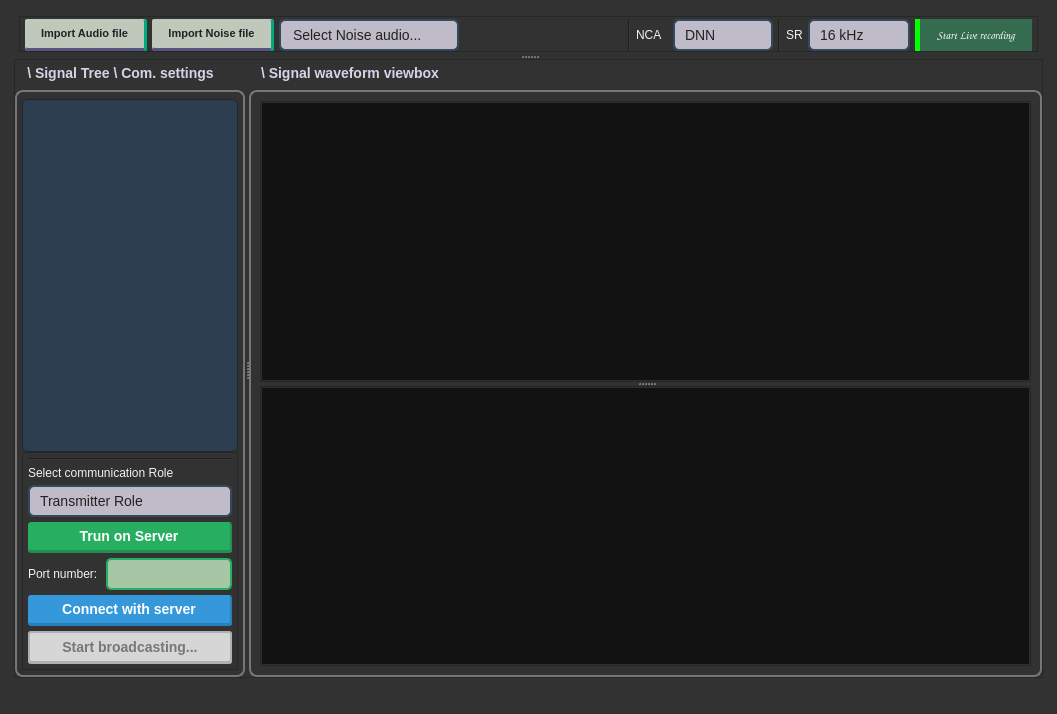
<?xml version="1.0" encoding="UTF-8"?>
<ui version="4.0">
 <class>ANC_interface</class>
 <widget class="QMainWindow" name="ANC_interface">
  <property name="geometry">
   <rect>
    <x>0</x>
    <y>0</y>
    <width>1057</width>
    <height>714</height>
   </rect>
  </property>
  <property name="windowTitle">
   <string>NoiseShield</string>
  </property>
  <property name="windowIcon">
   <iconset>
    <normaloff>icons/nsicon-removebg-preview.png</normaloff>icons/nsicon-removebg-preview.png</iconset>
  </property>
  <property name="styleSheet">
   <string notr="true">background-color: rgb(50, 50, 50);
font: 8pt &quot;Arial&quot;;
font: 8pt &quot;Comic Sans MS&quot;;</string>
  </property>
  <widget class="QWidget" name="centralwidget">
   <layout class="QVBoxLayout" name="verticalLayout">
    <item>
     <widget class="QWidget" name="widget" native="true">
      <property name="font">
       <font>
        <family>Comic Sans MS</family>
        <pointsize>8</pointsize>
        <weight>50</weight>
        <italic>false</italic>
        <bold>false</bold>
       </font>
      </property>
      <property name="toolTip">
       <string>&lt;html&gt;&lt;head/&gt;&lt;body&gt;&lt;p&gt;ANC Experiment&lt;/p&gt;&lt;/body&gt;&lt;/html&gt;</string>
      </property>
      <property name="styleSheet">
       <string notr="true">/*Group boxes*/
/* GroupBox Main Styling */
QGroupBox {
    border: 2px solid #777; /*rgb(255, 255, 127);*/ /* Slightly lighter border */
    border-radius: 8px;
    margin-top: 30px; /* Space for title */
    font-size: 14px;
    font-weight: bold;
}

/* GroupBox Title */
QGroupBox::title {
    subcontrol-origin: margin;
    subcontrol-position: top left; /* Center the title */
    background-color: transparent; /* No background for title */
    padding: 5px 10px;
    color: rgb(214, 211, 230) /*rgb(255, 255, 127); /* Blue title color */
}

/* GroupBox When Disabled */
QGroupBox:disabled {
    color: #7f8c8d; /* Faded text color */
    border-color: #3a4f5c;
}

/* Default Button */

QPushButton {
	background-color: rgb(191, 200, 187);
    color: #222; /* */
	border:None;
   border-right: 3px solid rgb(0, 170, 127);
    border-bottom: 3px solid   rgb(85, 85, 127);
    border-radius: 2px;
    padding: 0px 16px;
    font-size: 8pt;
    font-weight: bold;
}

/* Hover Effect */
QPushButton:hover {
    background-color: rgb(191, 200, 187);  /* Slightly lighter on hover */
    border: None;  /* Blue border */
  
}

/* Pressed Effect */
QPushButton:pressed {
    background-color: #1f2e3d;  /* Darker shade when pressed */
    border: 2px solid #2980b9;  /* Darker blue border */
	color: rgb(191, 200, 187);
}

/* Disabled Button */
QPushButton:disabled {
    background-color: #3a4f5c;  /* Muted gray */
    color: #7f8c8d;  /* Faded text */
    border: 2px solid #2c3e50;
}
/* ComboBox Main Styling */
QComboBox {
    background-color: rgb(191, 187, 200); /*#2c3e50;*/ /* Dark background */
    border: 2px solid #34495e; /* Slightly lighter border */
    border-radius: 6px;
    padding: 5px 10px;
   color: #222; /* Light text */
    font-size: 14px;
}

/* Dropdown Arrow */
QComboBox::drop-down {
    border: none;
    width: 20px;
}

QComboBox::down-arrow {
    image: url(icons/down_arrow_dark.png); /* Replace with actual path if needed */
    width: 12px;
    height: 8px;
}

/* Popup List */
QComboBox QAbstractItemView {
    background-color:  rgb(191, 200, 187); /*#2c3e50; *//* Dark background */
    border: 1px solid #34495e;
    selection-background-color: rgb(191, 200, 187) ; /*#2980b9;*/ /* Blue highlight for selection */
    selection-color: rgb(0, 81, 59);
    padding: 4px;
}

/* Hover Effect */
QComboBox:hover {
    background-color: rgb(191, 200, 187); /*#3b5366*/
    border: 2px solid #5dade2; /* Blue border */
}

/* When Pressed */
QComboBox:pressed, QComboBox:on {
    background-color: #1f2e3d;
background-color: rgb(191, 200, 187);
    border: 2px solid #2980b9;
}

/* Disabled */
QComboBox:disabled {
    background-color: #3a4f5c;
background-color: rgb(191, 200, 187);
    color: #7f8c8d;
    border-color: #2c3e50;
}
QLabel {
color:#f1f1f1;
}
</string>
      </property>
      <layout class="QVBoxLayout" name="verticalLayout_2" stretch="0">
       <property name="spacing">
        <number>5</number>
       </property>
       <property name="leftMargin">
        <number>5</number>
       </property>
       <property name="topMargin">
        <number>5</number>
       </property>
       <property name="rightMargin">
        <number>5</number>
       </property>
       <property name="bottomMargin">
        <number>5</number>
       </property>
       <item>
        <widget class="QSplitter" name="splitter">
         <property name="orientation">
          <enum>Qt::Vertical</enum>
         </property>
         <widget class="QFrame" name="frame">
          <property name="sizePolicy">
           <sizepolicy hsizetype="Preferred" vsizetype="Maximum">
            <horstretch>0</horstretch>
            <verstretch>0</verstretch>
           </sizepolicy>
          </property>
          <property name="maximumSize">
           <size>
            <width>16777215</width>
            <height>41</height>
           </size>
          </property>
          <layout class="QVBoxLayout" name="verticalLayout_5">
           <property name="spacing">
            <number>0</number>
           </property>
           <property name="leftMargin">
            <number>5</number>
           </property>
           <property name="topMargin">
            <number>0</number>
           </property>
           <property name="rightMargin">
            <number>5</number>
           </property>
           <property name="bottomMargin">
            <number>0</number>
           </property>
           <item>
            <widget class="QFrame" name="frame_10">
             <property name="sizePolicy">
              <sizepolicy hsizetype="Preferred" vsizetype="Maximum">
               <horstretch>0</horstretch>
               <verstretch>0</verstretch>
              </sizepolicy>
             </property>
             <property name="frameShape">
              <enum>QFrame::StyledPanel</enum>
             </property>
             <property name="frameShadow">
              <enum>QFrame::Raised</enum>
             </property>
             <layout class="QHBoxLayout" name="horizontalLayout_3">
              <property name="spacing">
               <number>5</number>
              </property>
              <property name="leftMargin">
               <number>5</number>
              </property>
              <property name="topMargin">
               <number>2</number>
              </property>
              <property name="rightMargin">
               <number>5</number>
              </property>
              <property name="bottomMargin">
               <number>0</number>
              </property>
              <item>
               <widget class="QPushButton" name="add_Audio_btn">
                <property name="minimumSize">
                 <size>
                  <width>0</width>
                  <height>32</height>
                 </size>
                </property>
                <property name="toolTip">
                 <string>&lt;html&gt;&lt;head/&gt;&lt;body&gt;&lt;p&gt;&lt;span style=&quot; font-weight:400;&quot;&gt;Import Noised or clean Audio file from local folder&lt;/span&gt;&lt;/p&gt;&lt;/body&gt;&lt;/html&gt;</string>
                </property>
                <property name="text">
                 <string>Import Audio file</string>
                </property>
               </widget>
              </item>
              <item>
               <widget class="QPushButton" name="browse_noise_audio_btn">
                <property name="minimumSize">
                 <size>
                  <width>0</width>
                  <height>32</height>
                 </size>
                </property>
                <property name="toolTip">
                 <string>&lt;html&gt;&lt;head/&gt;&lt;body&gt;&lt;p&gt;&lt;span style=&quot; font-weight:400;&quot;&gt;Import Noise file from local folder&lt;/span&gt;&lt;/p&gt;&lt;/body&gt;&lt;/html&gt;</string>
                </property>
                <property name="text">
                 <string>Import Noise file</string>
                </property>
               </widget>
              </item>
              <item>
               <widget class="QComboBox" name="noise_type_comboBox">
                <property name="minimumSize">
                 <size>
                  <width>180</width>
                  <height>32</height>
                 </size>
                </property>
                <property name="toolTip">
                 <string>&lt;html&gt;&lt;head/&gt;&lt;body&gt;&lt;p&gt;Select default noise audio to mix in clean audio file&lt;/p&gt;&lt;/body&gt;&lt;/html&gt;</string>
                </property>
                <property name="styleSheet">
                 <string notr="true"/>
                </property>
                <property name="editable">
                 <bool>true</bool>
                </property>
                <property name="currentText">
                 <string>Select Noise audio...</string>
                </property>
                <property name="placeholderText">
                 <string>Select a noise signal</string>
                </property>
                <property name="frame">
                 <bool>true</bool>
                </property>
               </widget>
              </item>
              <item>
               <spacer name="horizontalSpacer_2">
                <property name="orientation">
                 <enum>Qt::Horizontal</enum>
                </property>
                <property name="sizeHint" stdset="0">
                 <size>
                  <width>40</width>
                  <height>20</height>
                 </size>
                </property>
               </spacer>
              </item>
              <item>
               <widget class="Line" name="line_2">
                <property name="orientation">
                 <enum>Qt::Vertical</enum>
                </property>
               </widget>
              </item>
              <item>
               <widget class="QLabel" name="label">
                <property name="text">
                 <string>NCA  </string>
                </property>
               </widget>
              </item>
              <item>
               <widget class="QComboBox" name="select_NCA_comboBox">
                <property name="toolTip">
                 <string>&lt;html&gt;&lt;head/&gt;&lt;body&gt;&lt;p&gt;Select Noise Cancellation Algorithm&lt;/p&gt;&lt;/body&gt;&lt;/html&gt;</string>
                </property>
                <property name="editable">
                 <bool>false</bool>
                </property>
                <property name="currentText">
                 <string>DNN</string>
                </property>
                <property name="currentIndex">
                 <number>0</number>
                </property>
                <item>
                 <property name="text">
                  <string>DNN</string>
                 </property>
                </item>
                <item>
                 <property name="text">
                  <string>AF</string>
                 </property>
                </item>
                <item>
                 <property name="text">
                  <string>DNN+AF</string>
                 </property>
                </item>
               </widget>
              </item>
              <item>
               <widget class="Line" name="line">
                <property name="orientation">
                 <enum>Qt::Vertical</enum>
                </property>
               </widget>
              </item>
              <item>
               <widget class="QLabel" name="label_2">
                <property name="text">
                 <string>SR</string>
                </property>
               </widget>
              </item>
              <item>
               <widget class="QComboBox" name="Sampling_rate_comboBox">
                <property name="toolTip">
                 <string>&lt;html&gt;&lt;head/&gt;&lt;body&gt;&lt;p&gt;Select Sampling rate&lt;/p&gt;&lt;/body&gt;&lt;/html&gt;</string>
                </property>
                <item>
                 <property name="text">
                  <string>16 kHz</string>
                 </property>
                </item>
                <item>
                 <property name="text">
                  <string>44.1 kHz</string>
                 </property>
                </item>
                <item>
                 <property name="text">
                  <string>48 kHz</string>
                 </property>
                </item>
               </widget>
              </item>
              <item>
               <widget class="QPushButton" name="start_recording_btn">
                <property name="minimumSize">
                 <size>
                  <width>0</width>
                  <height>32</height>
                 </size>
                </property>
                <property name="font">
                 <font>
                  <family>Comic Sans MS</family>
                  <pointsize>8</pointsize>
                  <weight>75</weight>
                  <italic>false</italic>
                  <bold>true</bold>
                 </font>
                </property>
                <property name="toolTip">
                 <string>&lt;html&gt;&lt;head/&gt;&lt;body&gt;&lt;p&gt;&lt;span style=&quot; font-weight:400;&quot;&gt;start live audio recording&lt;/span&gt;&lt;/p&gt;&lt;/body&gt;&lt;/html&gt;</string>
                </property>
                <property name="styleSheet">
                 <string notr="true">QPushButton {
border:None;
border-left:5px solid rgb(0, 255, 0);
background-color: rgb(53, 107, 79);
color:white;
border-radius:0px;
}
QPushButton::hover {
border-left:5px solid rgb(85, 170, 255);
background-color: rgb(36, 109, 109);

}
QPushButton::pressed {
border-left:5px solid rgb(85, 170, 255);
background-color: rgb(36, 109, 109);

}
QPushButton::checked {
border-left:5px solid rgb(255, 0, 4);
background-color: rgb(152, 0, 3);

}</string>
                </property>
                <property name="text">
                 <string>Start Live recording</string>
                </property>
                <property name="checkable">
                 <bool>true</bool>
                </property>
               </widget>
              </item>
             </layout>
            </widget>
           </item>
          </layout>
         </widget>
         <widget class="QFrame" name="frame_2">
          <property name="frameShape">
           <enum>QFrame::StyledPanel</enum>
          </property>
          <property name="frameShadow">
           <enum>QFrame::Raised</enum>
          </property>
          <layout class="QHBoxLayout" name="horizontalLayout">
           <property name="leftMargin">
            <number>0</number>
           </property>
           <property name="topMargin">
            <number>0</number>
           </property>
           <property name="rightMargin">
            <number>0</number>
           </property>
           <property name="bottomMargin">
            <number>0</number>
           </property>
           <item>
            <widget class="QSplitter" name="splitter_2">
             <property name="orientation">
              <enum>Qt::Horizontal</enum>
             </property>
             <widget class="QGroupBox" name="groupBox_3">
              <property name="sizePolicy">
               <sizepolicy hsizetype="Maximum" vsizetype="Preferred">
                <horstretch>0</horstretch>
                <verstretch>0</verstretch>
               </sizepolicy>
              </property>
              <property name="maximumSize">
               <size>
                <width>230</width>
                <height>16777215</height>
               </size>
              </property>
              <property name="title">
               <string>\ Signal Tree \ Com. settings</string>
              </property>
              <layout class="QVBoxLayout" name="verticalLayout_4">
               <property name="spacing">
                <number>0</number>
               </property>
               <property name="leftMargin">
                <number>5</number>
               </property>
               <property name="topMargin">
                <number>7</number>
               </property>
               <property name="rightMargin">
                <number>5</number>
               </property>
               <property name="bottomMargin">
                <number>5</number>
               </property>
               <item>
                <widget class="QTreeWidget" name="signalList_treeWidget">
                 <property name="sizePolicy">
                  <sizepolicy hsizetype="Maximum" vsizetype="Expanding">
                   <horstretch>0</horstretch>
                   <verstretch>0</verstretch>
                  </sizepolicy>
                 </property>
                 <property name="maximumSize">
                  <size>
                   <width>220</width>
                   <height>16777215</height>
                  </size>
                 </property>
                 <property name="toolTip">
                  <string>&lt;html&gt;&lt;head/&gt;&lt;body&gt;&lt;p&gt;imported Audio tree&lt;/p&gt;&lt;/body&gt;&lt;/html&gt;</string>
                 </property>
                 <property name="styleSheet">
                  <string notr="true">/* QTreeWidget Background and Borders */
QTreeWidget {
    background-color: #2c3e50; /* Dark background */
    border: 1px solid #1e272e; /* Darker border */
    color: #ecf0f1; /* Light text */
    font-size: 14px;
    border-radius: 6px;
}

/* Alternate Row Colors */
QTreeWidget::item {
    background-color: #34495e; /* Default row background */
}

QTreeWidget::item:alternate {
    background-color: #3b5366; /* Slightly lighter background for alternate rows */
}

/* Selected Item */
QTreeWidget::item:selected {
    background-color: #2980b9; /* Blue selection */
    color: white;
    border: 1px solid #1f618d;
}

/* Hover Effect */
QTreeWidget::item:hover {
    background-color: #5dade2; /* Light blue on hover */
}

/* Disabled Items */
QTreeWidget::item:disabled {
    color: #7f8c8d; /* Muted text */
    background-color: #3a4f5c;
}

/* Scrollbar Styling */
QTreeWidget QScrollBar:vertical {
    border: none;
    background: #2c3e50;
    width: 10px;
}

QTreeWidget QScrollBar::handle:vertical {
    background: #3498db;
    border-radius: 5px;
}

QTreeWidget QScrollBar::handle:vertical:hover {
    background: #2980b9;
}

QTreeWidget QScrollBar::add-line, 
QTreeWidget QScrollBar::sub-line {
    background: none;
    border: none;
}
</string>
                 </property>
                 <property name="verticalScrollMode">
                  <enum>QAbstractItemView::ScrollPerPixel</enum>
                 </property>
                 <attribute name="headerVisible">
                  <bool>false</bool>
                 </attribute>
                 <attribute name="headerMinimumSectionSize">
                  <number>10</number>
                 </attribute>
                 <attribute name="headerDefaultSectionSize">
                  <number>50</number>
                 </attribute>
                 <attribute name="headerShowSortIndicator" stdset="0">
                  <bool>false</bool>
                 </attribute>
                 <attribute name="headerStretchLastSection">
                  <bool>false</bool>
                 </attribute>
                 <column>
                  <property name="text">
                   <string>Audio Items</string>
                  </property>
                 </column>
                 <column>
                  <property name="text">
                   <string/>
                  </property>
                 </column>
                </widget>
               </item>
               <item>
                <widget class="QFrame" name="frame_3">
                 <property name="enabled">
                  <bool>true</bool>
                 </property>
                 <property name="styleSheet">
                  <string notr="true">QLineEdit {
    background-color: rgb(225, 255, 207);
	color: rgb(0, 0, 127);
    border: 2px solid #27ae60; /* Green border */
    border-radius: 5px;
    padding: 5px 10px;
    font-size: 14px;
}

QLineEdit:hover {
    background-color: #ffffff; /* Lighter background when focused */
    border-color: #2ecc71; 
}
QLineEdit:focus {
    background-color: #ffffff; 
    border-color: rgb(255, 6, 135);
}

QLineEdit:disabled {
    background-color: rgb(166, 199, 166); /* Faded light green for disabled state */
    border-color: #27ae60; /* Lighter green border */
    color: rgb(0, 0, 127); /* Faded text color */
}
</string>
                 </property>
                 <property name="frameShape">
                  <enum>QFrame::StyledPanel</enum>
                 </property>
                 <property name="frameShadow">
                  <enum>QFrame::Raised</enum>
                 </property>
                 <layout class="QGridLayout" name="gridLayout">
                  <property name="leftMargin">
                   <number>5</number>
                  </property>
                  <property name="topMargin">
                   <number>5</number>
                  </property>
                  <property name="rightMargin">
                   <number>5</number>
                  </property>
                  <property name="bottomMargin">
                   <number>5</number>
                  </property>
                  <property name="spacing">
                   <number>5</number>
                  </property>
                  <item row="0" column="0" colspan="2">
                   <widget class="Line" name="line_3">
                    <property name="orientation">
                     <enum>Qt::Horizontal</enum>
                    </property>
                   </widget>
                  </item>
                  <item row="1" column="0" colspan="2">
                   <widget class="QLabel" name="label_3">
                    <property name="text">
                     <string>Select communication Role</string>
                    </property>
                   </widget>
                  </item>
                  <item row="4" column="0">
                   <widget class="QLabel" name="label_4">
                    <property name="text">
                     <string>Port number: </string>
                    </property>
                   </widget>
                  </item>
                  <item row="5" column="0" colspan="2">
                   <widget class="QPushButton" name="connect_with_server_btn">
                    <property name="minimumSize">
                     <size>
                      <width>0</width>
                      <height>31</height>
                     </size>
                    </property>
                    <property name="styleSheet">
                     <string notr="true">QPushButton {
    background-color: #3498db; /* Default color */
    color: white;
  border-bottom: 3px solid  #2980b9;
border-right: 2px solid  #2980b9;
    border-radius: 3px;
    padding: 6px 10px;
    font-size: 14px;
	font-weight:bold;
}

QPushButton:hover {
    background-color: #5dade2; /* Hover color */
    border: 0px solid #1f618d;
}

QPushButton:pressed {
    background-color: #2e86c1; /* Pressed color */
    border-color: #1b4f72;
}

QPushButton:disabled {
    background-color: #bdc3c7;
    border-color: #95a5a6;
    color: #7f8c8d;
}

QPushButton::checked {
background-color: rgb(255, 135, 137);
 border-bottom: 3px solid rgb(220, 88, 90);
 border-right: 2px solid rgb(220, 88, 90);
}</string>
                    </property>
                    <property name="text">
                     <string>Connect with server</string>
                    </property>
                    <property name="checkable">
                     <bool>true</bool>
                    </property>
                    <property name="checked">
                     <bool>false</bool>
                    </property>
                   </widget>
                  </item>
                  <item row="4" column="1">
                   <widget class="QLineEdit" name="ngrok_port_lineEdit">
                    <property name="enabled">
                     <bool>false</bool>
                    </property>
                    <property name="styleSheet">
                     <string notr="true"/>
                    </property>
                    <property name="text">
                     <string/>
                    </property>
                    <property name="readOnly">
                     <bool>true</bool>
                    </property>
                   </widget>
                  </item>
                  <item row="2" column="0" colspan="2">
                   <widget class="QComboBox" name="slct_con_end_comboBox">
                    <item>
                     <property name="text">
                      <string>Transmitter Role</string>
                     </property>
                    </item>
                    <item>
                     <property name="text">
                      <string>Receiver Role</string>
                     </property>
                    </item>
                   </widget>
                  </item>
                  <item row="3" column="0" colspan="2">
                   <widget class="QPushButton" name="trun_on_server_btn">
                    <property name="minimumSize">
                     <size>
                      <width>0</width>
                      <height>31</height>
                     </size>
                    </property>
                    <property name="styleSheet">
                     <string notr="true">QPushButton {
    background-color: #27ae60; /* Default Green */
    color: white;
   border-bottom: 3px solid  #219150;
   border-right: 2px solid  #219150;
    border-radius: 3px;
    padding: 6px 10px;
    font-size: 14px;
    font-weight: bold;
}

QPushButton:hover {
    background-color: #2ecc71; /* Lighter Green on Hover */
    border: 0px solid #1e8449;
}

QPushButton:pressed {
    background-color: #1e8449; /* Dark Green when Pressed */
    border-color: #145a32;
}

QPushButton:disabled {
    background-color: #a5d6a7;
    border-color: #81c784;
    color: #4e6b4e;
}
QPushButton::checked {
background-color: rgb(255, 135, 137);
 border-bottom: 3px solid rgb(220, 88, 90);
 border-right: 2px solid rgb(220, 88, 90);
}</string>
                    </property>
                    <property name="text">
                     <string>Trun on Server</string>
                    </property>
                    <property name="checkable">
                     <bool>true</bool>
                    </property>
                   </widget>
                  </item>
                  <item row="6" column="0" colspan="2">
                   <widget class="QPushButton" name="start_streaming_btn">
                    <property name="enabled">
                     <bool>false</bool>
                    </property>
                    <property name="minimumSize">
                     <size>
                      <width>0</width>
                      <height>31</height>
                     </size>
                    </property>
                    <property name="styleSheet">
                     <string notr="true">QPushButton {
    background-color: #27ae60; /* Default Green */
    color: white;
  border-bottom: 3px solid  #219150;
border-right: 2px solid  #219150;
    border-radius: 3px;
    padding: 6px 10px;
    font-size: 14px;
    font-weight: bold;
}

QPushButton:hover {
    background-color: #2ecc71; /* Lighter Green on Hover */
    border: 0px solid #1e8449;
}

QPushButton:pressed {
    background-color: #1e8449; /* Dark Green when Pressed */
    border-color: #145a32;
}

QPushButton:disabled {
background-color:  #d6d6d6; /* Default Light Gray */
    color: #777;
    border-radius: 3px;
    padding: 6px 10px;
    font-size: 14px;
    font-weight: bold;
    border-color: #b0b0b0;
}
QPushButton::checked {
background-color: rgb(255, 135, 137);
 border-bottom: 3px solid rgb(220, 88, 90);
 border-right: 2px solid rgb(220, 88, 90);
}</string>
                    </property>
                    <property name="text">
                     <string>Start broadcasting...</string>
                    </property>
                    <property name="checkable">
                     <bool>true</bool>
                    </property>
                   </widget>
                  </item>
                 </layout>
                </widget>
               </item>
              </layout>
             </widget>
             <widget class="QGroupBox" name="groupBox_4">
              <property name="styleSheet">
               <string notr="true">QTableWidget {
    background-color: #121212;
    alternate-background-color: #1e1e1e;
    color: #e0e0e0;
    gridline-color: #2e2e2e;
    selection-background-color: #3d5afe;
    selection-color: #ffffff;
    border: 1px solid #2e2e2e;
    font-size: 14px;
}

QHeaderView::section {
    background-color: #2b2b2b;
    color: #e0e0e0;
    padding: 4px;
    border: 1px solid #3c3c3c;
    font-weight: bold;
}

QTableCornerButton::section {
    background-color: #2b2b2b;
    border: 1px solid #3c3c3c;
}

QScrollBar:vertical {
    background: #1e1e1e;
    width: 12px;
    margin: 0px 0px 0px 0px;
}

QScrollBar::handle:vertical {
    background: #555;
    min-height: 20px;
    border-radius: 6px;
}

QScrollBar::handle:vertical:hover {
    background: #888;
}

QScrollBar::add-line:vertical, QScrollBar::sub-line:vertical {
    height: 0px;
}

QScrollBar:horizontal {
    background: #1e1e1e;
    height: 12px;
    margin: 0px 0px 0px 0px;
}

QScrollBar::handle:horizontal {
    background: #555;
    min-width: 20px;
    border-radius: 6px;
}

QScrollBar::handle:horizontal:hover {
    background: #888;
}

QScrollBar::add-line:horizontal, QScrollBar::sub-line:horizontal {
    width: 0px;
}
</string>
              </property>
              <property name="title">
               <string>\ Signal waveform viewbox</string>
              </property>
              <layout class="QVBoxLayout" name="verticalLayout_3">
               <item>
                <widget class="QSplitter" name="splitter_3">
                 <property name="orientation">
                  <enum>Qt::Vertical</enum>
                 </property>
                 <widget class="QFrame" name="frame_4">
                  <property name="frameShape">
                   <enum>QFrame::StyledPanel</enum>
                  </property>
                  <property name="frameShadow">
                   <enum>QFrame::Raised</enum>
                  </property>
                  <layout class="QVBoxLayout" name="verticalLayout_7">
                   <property name="spacing">
                    <number>0</number>
                   </property>
                   <property name="leftMargin">
                    <number>0</number>
                   </property>
                   <property name="topMargin">
                    <number>0</number>
                   </property>
                   <property name="rightMargin">
                    <number>0</number>
                   </property>
                   <property name="bottomMargin">
                    <number>0</number>
                   </property>
                   <item>
                    <widget class="QTableWidget" name="spectrumINOUT_Viewbox">
                     <property name="toolTip">
                      <string>&lt;html&gt;&lt;head/&gt;&lt;body&gt;&lt;p&gt;Waveform graphics view area&lt;/p&gt;&lt;/body&gt;&lt;/html&gt;</string>
                     </property>
                     <property name="styleSheet">
                      <string notr="true"/>
                     </property>
                     <property name="verticalScrollMode">
                      <enum>QAbstractItemView::ScrollPerPixel</enum>
                     </property>
                     <property name="horizontalScrollMode">
                      <enum>QAbstractItemView::ScrollPerPixel</enum>
                     </property>
                     <attribute name="horizontalHeaderVisible">
                      <bool>false</bool>
                     </attribute>
                     <attribute name="horizontalHeaderCascadingSectionResizes">
                      <bool>false</bool>
                     </attribute>
                     <attribute name="horizontalHeaderDefaultSectionSize">
                      <number>52</number>
                     </attribute>
                     <attribute name="horizontalHeaderStretchLastSection">
                      <bool>true</bool>
                     </attribute>
                     <attribute name="verticalHeaderCascadingSectionResizes">
                      <bool>true</bool>
                     </attribute>
                     <column>
                      <property name="text">
                       <string>signal profile index</string>
                      </property>
                     </column>
                     <column>
                      <property name="text">
                       <string>Waveform</string>
                      </property>
                     </column>
                    </widget>
                   </item>
                  </layout>
                 </widget>
                 <widget class="QFrame" name="frame_5">
                  <property name="frameShape">
                   <enum>QFrame::StyledPanel</enum>
                  </property>
                  <property name="frameShadow">
                   <enum>QFrame::Raised</enum>
                  </property>
                  <layout class="QVBoxLayout" name="verticalLayout_6">
                   <property name="spacing">
                    <number>0</number>
                   </property>
                   <property name="leftMargin">
                    <number>0</number>
                   </property>
                   <property name="topMargin">
                    <number>0</number>
                   </property>
                   <property name="rightMargin">
                    <number>0</number>
                   </property>
                   <property name="bottomMargin">
                    <number>0</number>
                   </property>
                   <item>
                    <widget class="QTableWidget" name="spectrumViewbox">
                     <property name="toolTip">
                      <string>&lt;html&gt;&lt;head/&gt;&lt;body&gt;&lt;p&gt;Waveform graphics view area&lt;/p&gt;&lt;/body&gt;&lt;/html&gt;</string>
                     </property>
                     <property name="styleSheet">
                      <string notr="true"/>
                     </property>
                     <property name="verticalScrollMode">
                      <enum>QAbstractItemView::ScrollPerPixel</enum>
                     </property>
                     <property name="horizontalScrollMode">
                      <enum>QAbstractItemView::ScrollPerPixel</enum>
                     </property>
                     <attribute name="horizontalHeaderVisible">
                      <bool>false</bool>
                     </attribute>
                     <attribute name="horizontalHeaderCascadingSectionResizes">
                      <bool>false</bool>
                     </attribute>
                     <attribute name="horizontalHeaderDefaultSectionSize">
                      <number>52</number>
                     </attribute>
                     <attribute name="horizontalHeaderStretchLastSection">
                      <bool>true</bool>
                     </attribute>
                     <attribute name="verticalHeaderCascadingSectionResizes">
                      <bool>true</bool>
                     </attribute>
                     <column>
                      <property name="text">
                       <string>signal profile index</string>
                      </property>
                     </column>
                     <column>
                      <property name="text">
                       <string>Waveform</string>
                      </property>
                     </column>
                    </widget>
                   </item>
                  </layout>
                 </widget>
                </widget>
               </item>
              </layout>
             </widget>
            </widget>
           </item>
          </layout>
         </widget>
        </widget>
       </item>
      </layout>
     </widget>
    </item>
   </layout>
  </widget>
  <widget class="QStatusBar" name="statusbar"/>
  <action name="actionNew_project">
   <property name="text">
    <string>New project</string>
   </property>
  </action>
  <action name="actionOpen_recent">
   <property name="text">
    <string>Open  recent</string>
   </property>
  </action>
  <action name="actionOpen_old_project">
   <property name="text">
    <string>Open old project</string>
   </property>
  </action>
 </widget>
 <resources/>
 <connections/>
</ui>
